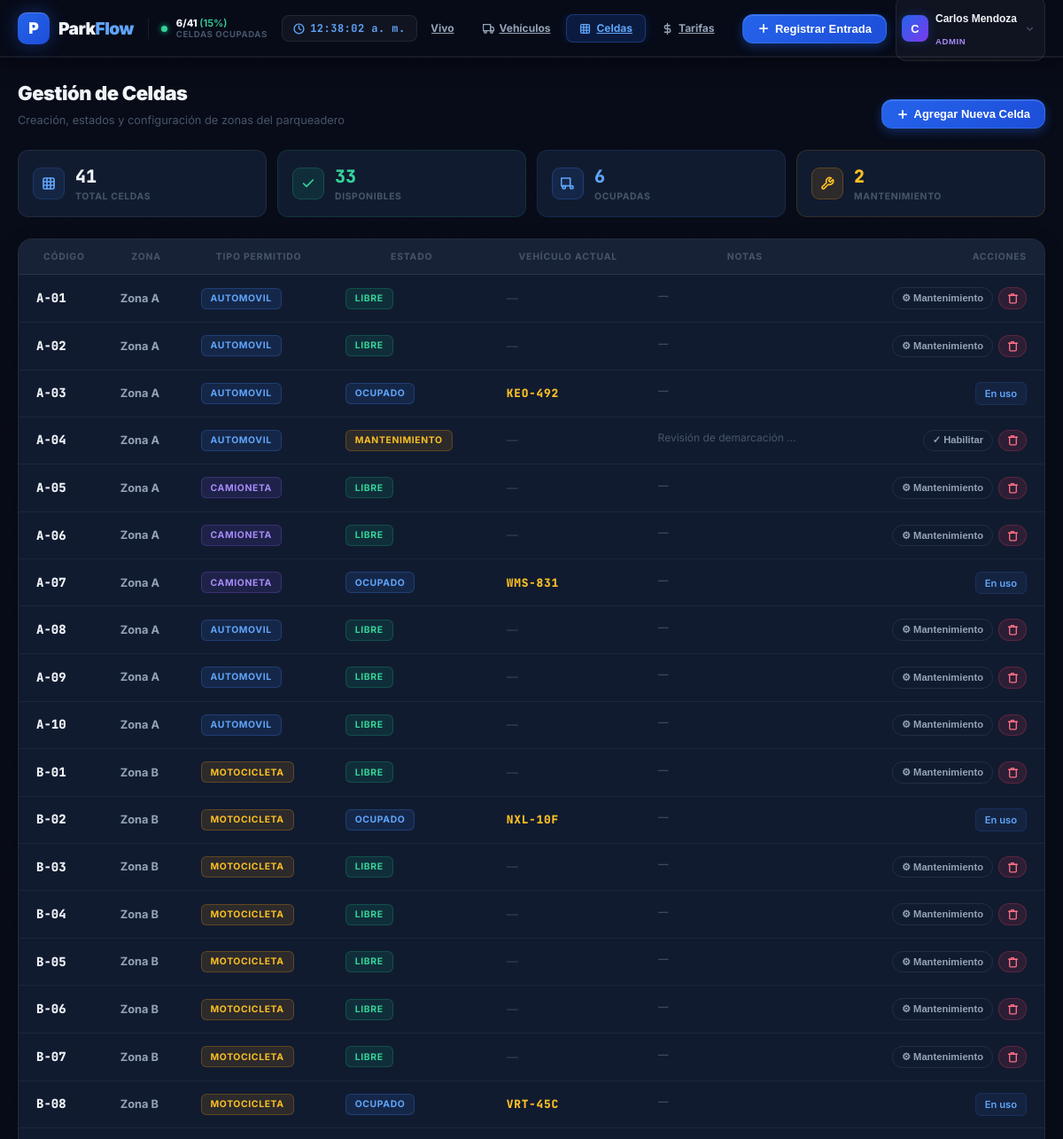
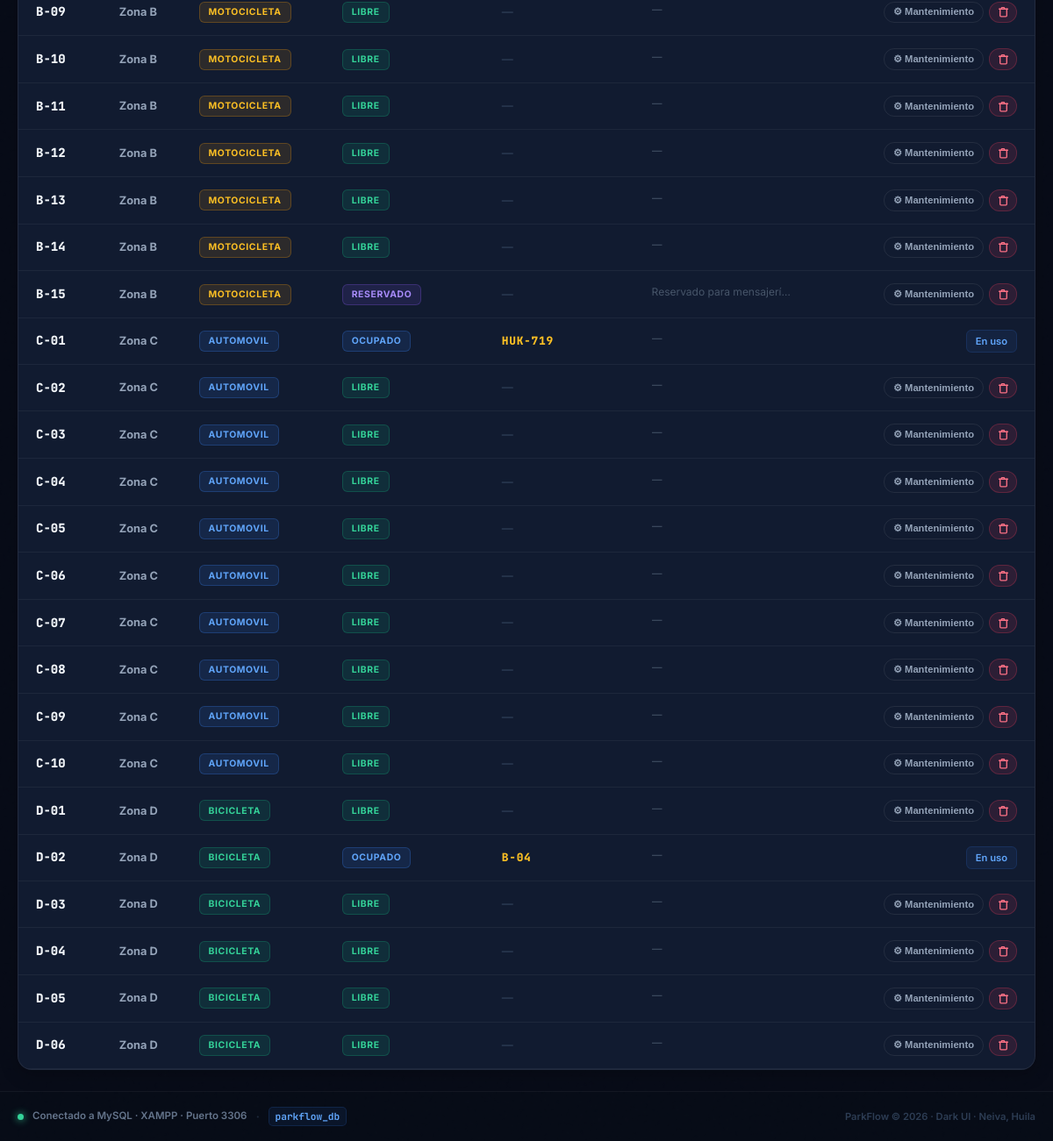
Page /php-app/index.php?view=spaces (signed in) on the committed database (2 pictures, top to bottom).
### tables this page shows
CREATE TABLE `users` (
  `id` VARCHAR(50) NOT NULL,
  `name` VARCHAR(100) NOT NULL,
  `email` VARCHAR(150) NOT NULL UNIQUE,
  `password` VARCHAR(255) NULL,
  `role` ENUM('ADMIN', 'OPERADOR') NOT NULL DEFAULT 'OPERADOR',
  `shift` VARCHAR(50) NULL,
  `active` TINYINT(1) NOT NULL DEFAULT 1,
  `avatar_url` VARCHAR(255) NULL,
  `created_at` DATETIME NOT NULL DEFAULT CURRENT_TIMESTAMP,
  `updated_at` DATETIME NOT NULL DEFAULT CURRENT_TIMESTAMP ON UPDATE CURRENT_TIMESTAMP,
  PRIMARY KEY (`id`)
);

CREATE TABLE `parking_spaces` (
  `id` VARCHAR(50) NOT NULL,
  `code` VARCHAR(20) NOT NULL UNIQUE,
  `zone` VARCHAR(50) NOT NULL,
  `allowed_type` ENUM('automovil', 'motocicleta', 'camioneta', 'bicicleta') NOT NULL,
  `status` ENUM('libre', 'ocupado', 'mantenimiento', 'reservado') NOT NULL DEFAULT 'libre',
  `current_vehicle_plate` VARCHAR(20) NULL,
  `current_movement_id` VARCHAR(50) NULL,
  `notes` TEXT NULL,
  `updated_at` DATETIME NOT NULL DEFAULT CURRENT_TIMESTAMP ON UPDATE CURRENT_TIMESTAMP,
  PRIMARY KEY (`id`),
  INDEX `idx_spaces_status` (`status`),
  INDEX `idx_spaces_code` (`code`)
);

### php-app/views/spaces.php (the view, shortened to what the rows shown need)
<?php
$db = getDB();
$spaces = $db->query("SELECT * FROM `parking_spaces` ORDER BY `zone` ASC, `code` ASC")->fetchAll();
?>
<div style="display:flex; flex-direction:column; gap:1.5rem;">
  <div style="display:flex; align-items:flex-end; justify-content:space-between; flex-wrap:wrap; gap:1rem;">
    <div>
      <h1 style="margin:0; font-size:1.375rem; font-weight:900; color:#f1f5f9; letter-spacing:-.02em;">Gestión de Celdas</h1>
    </div>
  </div>
  <div style="background:var(--bg-card,#111b30); border:1px solid rgba(255,255,255,.07); border-radius:16px; overflow:hidden; box-shadow:0 4px 20px rgba(0,0,0,.25);">
    <div style="overflow-x:auto;">
      <table class="pf-table" style="min-width:640px;">
        <thead>
          <tr>
            <th style="padding-left:1.25rem;">Código</th>
            <th>Zona</th>
            <th>Tipo Permitido</th>
            <th>Estado</th>
            <th>Vehículo Actual</th>
            <th>Notas</th>
            <th style="text-align:right; padding-right:1.25rem;">Acciones</th>
          </tr>
        </thead>
        <tbody>
          <?php foreach ($spaces as $s): ?>
            <tr>
              <td style="padding-left:1.25rem;">
                <span style="font-family:'JetBrains Mono',monospace; font-size:.875rem; font-weight:900; color:#f1f5f9;"><?= htmlspecialchars($s['code']) ?></span>
              </td>
              <td>
                <span style="font-size:.8rem; font-weight:700; color:#94a3b8;"><?= htmlspecialchars($s['zone']) ?></span>
              </td>
              <td>
                <?php
                  $typeColors = ['automovil'=>'badge-blue','motocicleta'=>'badge-amber','camioneta'=>'badge-purple','bicicleta'=>'badge-green'];
                  $typeBadge = $typeColors[$s['allowed_type']] ?? 'badge-gray';
                ?>
                <span class="badge <?= $typeBadge ?>"><?= htmlspecialchars($s['allowed_type']) ?></span>
              </td>
              <td>
                <?php
                  $statusBadge = [
                    'libre'        => 'badge-green',
                    'ocupado'      => 'badge-blue',
                    'mantenimiento'=> 'badge-amber',
                    'reservado'    => 'badge-purple',
                  ][$s['status']] ?? 'badge-gray';
                ?>
                <span class="badge <?= $statusBadge ?>"><?= htmlspecialchars($s['status']) ?></span>
              </td>
              <td>
                <?php if ($s['current_vehicle_plate']): ?>
                  <span style="font-family:'JetBrains Mono',monospace; font-size:.8rem; font-weight:800; color:#fbbf24; letter-spacing:.06em;"><?= htmlspecialchars($s['current_vehicle_plate']) ?></span>
                <?php else: ?>
                  <span style="color:#2d3d54; font-weight:600;">—</span>
                <?php endif; ?>
              </td>
              <td>
                <span style="font-size:.75rem; color:#475569; max-width:160px; display:inline-block; overflow:hidden; text-overflow:ellipsis; white-space:nowrap;" title="<?= htmlspecialchars($s['notes'] ?? '') ?>">
                  <?= htmlspecialchars($s['notes'] ?: '—') ?>
                </span>
              </td>
              <td style="text-align:right; padding-right:1.25rem;">
                <?php if ($s['status'] !== 'ocupado'): ?>
                  <div style="display:inline-flex; align-items:center; gap:.375rem;">
                    <form action="actions/spaces.php" method="POST" style="display:inline;">
                      <button type="submit" class="btn-ghost" style="font-size:.7rem; padding:.3rem .625rem;">
                        <?= $s['status'] === 'mantenimiento' ? '✓ Habilitar' : '⚙ Mantenimiento' ?>
                      </button>
                    </form>
                    <form action="actions/spaces.php" method="POST" style="display:inline;" onsubmit="return confirm('¿Eliminar la celda <?= htmlspecialchars($s['code']) ?>? Esta acción no se puede deshacer.');">
                      <button type="submit" class="btn-danger" style="font-size:.7rem; padding:.3rem .5rem; width:32px; justify-content:center;">
                        <svg xmlns="http://www.w3.org/2000/svg" width="13" height="13" viewBox="0 0 24 24" fill="none" stroke="currentColor" stroke-width="2.5" stroke-linecap="round" stroke-linejoin="round"><polyline points="3 6 5 6 21 6"/><path d="M19 6v14a2 2 0 0 1-2 2H7a2 2 0 0 1-2-2V6m3 0V4a1 1 0 0 1 1-1h4a1 1 0 0 1 1 1v2"/></svg>
                      </button>
                    </form>
                  </div>
                <?php else: ?>
                  <span style="font-size:.7rem; font-weight:600; color:#2d3d54; padding:.3rem .625rem; background:rgba(59,130,246,.08); border-radius:6px; border:1px solid rgba(59,130,246,.15); color:#60a5fa;">En uso</span>
                <?php endif; ?>
              </td>
            </tr>
          <?php endforeach; ?>
        </tbody>
      </table>
    </div>
  </div>
</div>

### php-app/includes/header.php (shortened to what the rows shown need)
<?php
require_once __DIR__ . '/../config/db.php';
$db = getDB();
$currentUser = getCurrentUser();
$allUsers = $db->query("SELECT * FROM `users` WHERE `active` = 1 ORDER BY `role` ASC, `name` ASC")->fetchAll();
?>
<!DOCTYPE html>
<html lang="es">
<head>
  <link rel="stylesheet" href="assets/css/tailwind.local.css">
  <link rel="stylesheet" href="assets/css/app.css">
</head>
<body style="background:#080c18; color:#f1f5f9; min-height:100vh; display:flex; flex-direction:column;">
  <header class="pf-header" style="position:sticky; top:0; z-index:50;">
    <div style="max-width:90rem; margin:0 auto; padding:0 1.25rem; height:64px; display:flex; align-items:center; justify-content:space-between; gap:1rem;">
      <div style="display:flex; align-items:center; gap:.625rem; flex-shrink:0;">
        <div style="position:relative;" id="userMenuWrapper">
          <button onclick="toggleUserMenu()" id="userMenuBtn"
            style="display:flex; align-items:center; gap:.5rem; padding:.375rem .625rem .375rem .375rem;
                   background:rgba(255,255,255,.04); border:1px solid rgba(255,255,255,.08); border-radius:12px;
                   cursor:pointer; transition:all .15s; color:#f1f5f9;">
            <div style="width:30px; height:30px; border-radius:8px; background:linear-gradient(135deg,#2563eb,#7c3aed);
                        display:flex; align-items:center; justify-content:center; font-weight:800; font-size:.8rem; color:white;
                        box-shadow:0 0 12px rgba(37,99,235,.3); flex-shrink:0;">
              <?= strtoupper(substr($currentUser['name'], 0, 1)) ?>
            </div>
            <div style="text-align:left; line-height:1.2;">
              <p style="font-size:.75rem; font-weight:700; color:#f1f5f9; white-space:nowrap; max-width:100px; overflow:hidden; text-overflow:ellipsis;"><?= htmlspecialchars($currentUser['name']) ?></p>
              <p style="font-size:.6rem; font-weight:700; color:<?= $currentUser['role'] === 'ADMIN' ? '#a78bfa' : '#60a5fa' ?>; text-transform:uppercase; letter-spacing:.06em;"><?= $currentUser['role'] ?></p>
            </div>
            <svg xmlns="http://www.w3.org/2000/svg" width="13" height="13" viewBox="0 0 24 24" fill="none" stroke="currentColor" stroke-width="2.5" style="color:#475569; flex-shrink:0;"><polyline points="6 9 12 15 18 9"/></svg>
          </button>
        </div>
      </div>
    </div>
  </header>
  <main style="flex:1; max-width:90rem; width:100%; margin:0 auto; padding:1.5rem 1.25rem; position:relative; z-index:1;">

### rows in the picture
users: name "C", name "Carlos Mendoza", role "ADMIN"
parking_spaces: code "A-01", zone "Zona A", allowed_type "AUTOMOVIL", status "LIBRE", notes "—", shows "⚙ Mantenimiento"
parking_spaces: code "A-02", zone "Zona A", allowed_type "AUTOMOVIL", status "LIBRE", notes "—", shows "⚙ Mantenimiento"
parking_spaces: code "A-03", zone "Zona A", allowed_type "AUTOMOVIL", status "OCUPADO", current_vehicle_plate "KEO-492", notes "—", shows "En uso"
parking_spaces: code "A-04", zone "Zona A", allowed_type "AUTOMOVIL", status "MANTENIMIENTO", notes "Revisión de demarcación…", shows "✓ Habilitar"
parking_spaces: code "A-05", zone "Zona A", allowed_type "CAMIONETA", status "LIBRE", notes "—", shows "⚙ Mantenimiento"
parking_spaces: code "A-06", zone "Zona A", allowed_type "CAMIONETA", status "LIBRE", notes "—", shows "⚙ Mantenimiento"
parking_spaces: code "A-07", zone "Zona A", allowed_type "CAMIONETA", status "OCUPADO", current_vehicle_plate "WMS-831", notes "—", shows "En uso"
parking_spaces: code "A-08", zone "Zona A", allowed_type "AUTOMOVIL", status "LIBRE", notes "—", shows "⚙ Mantenimiento"
parking_spaces: code "A-09", zone "Zona A", allowed_type "AUTOMOVIL", status "LIBRE", notes "—", shows "⚙ Mantenimiento"
parking_spaces: code "A-10", zone "Zona A", allowed_type "AUTOMOVIL", status "LIBRE", notes "—", shows "⚙ Mantenimiento"
parking_spaces: code "B-01", zone "Zona B", allowed_type "MOTOCICLETA", status "LIBRE", notes "—", shows "⚙ Mantenimiento"
parking_spaces: code "B-02", zone "Zona B", allowed_type "MOTOCICLETA", status "OCUPADO", current_vehicle_plate "NXL-10F", notes "—", shows "En uso"
parking_spaces: code "B-03", zone "Zona B", allowed_type "MOTOCICLETA", status "LIBRE", notes "—", shows "⚙ Mantenimiento"
parking_spaces: code "B-04", zone "Zona B", allowed_type "MOTOCICLETA", status "LIBRE", notes "—", shows "⚙ Mantenimiento"
parking_spaces: code "B-05", zone "Zona B", allowed_type "MOTOCICLETA", status "LIBRE", notes "—", shows "⚙ Mantenimiento"
parking_spaces: code "B-06", zone "Zona B", allowed_type "MOTOCICLETA", status "LIBRE", notes "—", shows "⚙ Mantenimiento"
parking_spaces: code "B-07", zone "Zona B", allowed_type "MOTOCICLETA", status "LIBRE", notes "—", shows "⚙ Mantenimiento"
parking_spaces: code "B-08", zone "Zona B", allowed_type "MOTOCICLETA", status "OCUPADO", current_vehicle_plate "VRT-45C", notes "—", shows "En uso"
parking_spaces: code "B-09", zone "Zona B", allowed_type "MOTOCICLETA", status "LIBRE", notes "—", shows "⚙ Mantenimiento"
parking_spaces: code "B-10", zone "Zona B", allowed_type "MOTOCICLETA", status "LIBRE", notes "—", shows "⚙ Mantenimiento"
parking_spaces: code "B-11", zone "Zona B", allowed_type "MOTOCICLETA", status "LIBRE", notes "—", shows "⚙ Mantenimiento"
parking_spaces: code "B-12", zone "Zona B", allowed_type "MOTOCICLETA", status "LIBRE", notes "—", shows "⚙ Mantenimiento"
parking_spaces: code "B-13", zone "Zona B", allowed_type "MOTOCICLETA", status "LIBRE", notes "—", shows "⚙ Mantenimiento"
parking_spaces: code "B-14", zone "Zona B", allowed_type "MOTOCICLETA", status "LIBRE", notes "—", shows "⚙ Mantenimiento"
parking_spaces: code "B-15", zone "Zona B", allowed_type "MOTOCICLETA", status "RESERVADO", notes "Reservado para mensajerí…", shows "⚙ Mantenimiento"
parking_spaces: code "C-01", zone "Zona C", allowed_type "AUTOMOVIL", status "OCUPADO", current_vehicle_plate "HUK-719", notes "—", shows "En uso"
parking_spaces: code "C-02", zone "Zona C", allowed_type "AUTOMOVIL", status "LIBRE", notes "—", shows "⚙ Mantenimiento"
parking_spaces: code "C-03", zone "Zona C", allowed_type "AUTOMOVIL", status "LIBRE", notes "—", shows "⚙ Mantenimiento"
parking_spaces: code "C-04", zone "Zona C", allowed_type "AUTOMOVIL", status "LIBRE", notes "—", shows "⚙ Mantenimiento"
parking_spaces: code "C-05", zone "Zona C", allowed_type "AUTOMOVIL", status "LIBRE", notes "—", shows "⚙ Mantenimiento"
parking_spaces: code "C-06", zone "Zona C", allowed_type "AUTOMOVIL", status "LIBRE", notes "—", shows "⚙ Mantenimiento"
parking_spaces: code "C-07", zone "Zona C", allowed_type "AUTOMOVIL", status "LIBRE", notes "—", shows "⚙ Mantenimiento"
parking_spaces: code "C-08", zone "Zona C", allowed_type "AUTOMOVIL", status "LIBRE", notes "—", shows "⚙ Mantenimiento"
parking_spaces: code "C-09", zone "Zona C", allowed_type "AUTOMOVIL", status "LIBRE", notes "—", shows "⚙ Mantenimiento"
parking_spaces: code "C-10", zone "Zona C", allowed_type "AUTOMOVIL", status "LIBRE", notes "—", shows "⚙ Mantenimiento"
parking_spaces: code "D-01", zone "Zona D", allowed_type "BICICLETA", status "LIBRE", notes "—", shows "⚙ Mantenimiento"
parking_spaces: code "D-02", zone "Zona D", allowed_type "BICICLETA", status "OCUPADO", current_vehicle_plate "B-04", notes "—", shows "En uso"
parking_spaces: code "D-03", zone "Zona D", allowed_type "BICICLETA", status "LIBRE", notes "—", shows "⚙ Mantenimiento"
parking_spaces: code "D-04", zone "Zona D", allowed_type "BICICLETA", status "LIBRE", notes "—", shows "⚙ Mantenimiento"
parking_spaces: code "D-05", zone "Zona D", allowed_type "BICICLETA", status "LIBRE", notes "—", shows "⚙ Mantenimiento"
parking_spaces: code "D-06", zone "Zona D", allowed_type "BICICLETA", status "LIBRE", notes "—", shows "⚙ Mantenimiento"

### other values in the picture
$occupiedSpaces "6"
$totalSpaces "41"
$occupancyRate "15"
$total "41"
$libre "33"
$ocupado "6"
$maint "2"
